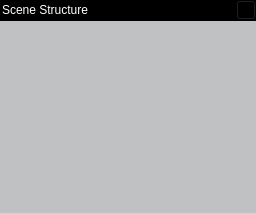
      <widget class="QWidget" name="m_pWidgetSceneHierarchy" native="true">
       <property name="sizePolicy">
        <sizepolicy hsizetype="Expanding" vsizetype="Expanding">
         <horstretch>0</horstretch>
         <verstretch>0</verstretch>
        </sizepolicy>
       </property>
       <property name="styleSheet">
        <string notr="true">background-color:rgb(191,193,194);</string>
       </property>
       <layout class="QVBoxLayout" name="verticalLayout_26">
        <property name="spacing">
         <number>0</number>
        </property>
        <property name="leftMargin">
         <number>0</number>
        </property>
        <property name="topMargin">
         <number>0</number>
        </property>
        <property name="rightMargin">
         <number>0</number>
        </property>
        <property name="bottomMargin">
         <number>0</number>
        </property>
        <item>
         <widget class="QWidget" name="widget_17" native="true">
          <property name="sizePolicy">
           <sizepolicy hsizetype="Expanding" vsizetype="Fixed">
            <horstretch>0</horstretch>
            <verstretch>0</verstretch>
           </sizepolicy>
          </property>
          <property name="minimumSize">
           <size>
            <width>0</width>
            <height>21</height>
           </size>
          </property>
          <property name="maximumSize">
           <size>
            <width>2500</width>
            <height>21</height>
           </size>
          </property>
          <property name="styleSheet">
           <string notr="true">background-color:rgb(0, 0, 0)</string>
          </property>
          <layout class="QHBoxLayout" name="horizontalLayout_20">
           <property name="spacing">
            <number>0</number>
           </property>
           <property name="leftMargin">
            <number>0</number>
           </property>
           <property name="topMargin">
            <number>0</number>
           </property>
           <property name="rightMargin">
            <number>0</number>
           </property>
           <property name="bottomMargin">
            <number>0</number>
           </property>
           <item>
            <widget class="QLabel" name="label_58">
             <property name="sizePolicy">
              <sizepolicy hsizetype="Fixed" vsizetype="Fixed">
               <horstretch>0</horstretch>
               <verstretch>0</verstretch>
              </sizepolicy>
             </property>
             <property name="styleSheet">
              <string notr="true">color:rgb(255, 255, 255)</string>
             </property>
             <property name="text">
              <string>Scene Structure</string>
             </property>
             <property name="indent">
              <number>2</number>
             </property>
            </widget>
           </item>
           <item>
            <spacer name="horizontalSpacer_10">
             <property name="orientation">
              <enum>Qt::Horizontal</enum>
             </property>
             <property name="sizeHint" stdset="0">
              <size>
               <width>2</width>
               <height>20</height>
              </size>
             </property>
            </spacer>
           </item>
           <item>
            <widget class="QToolButton" name="m_p_ToolButtonSceneHierarchy">
             <property name="sizePolicy">
              <sizepolicy hsizetype="Fixed" vsizetype="Fixed">
               <horstretch>0</horstretch>
               <verstretch>0</verstretch>
              </sizepolicy>
             </property>
             <property name="maximumSize">
              <size>
               <width>20</width>
               <height>20</height>
              </size>
             </property>
             <property name="layoutDirection">
              <enum>Qt::RightToLeft</enum>
             </property>
             <property name="text">
              <string>...</string>
             </property>
             <property name="icon">
              <iconset>
               <normaloff>:/close-icon.png</normaloff>:/close-icon.png</iconset>
             </property>
             <property name="iconSize">
              <size>
               <width>10</width>
               <height>10</height>
              </size>
             </property>
            </widget>
           </item>
          </layout>
         </widget>
        </item>
        <item>
         <widget class="QTreeView" name="m_pTreeView">
          <property name="enabled">
           <bool>true</bool>
          </property>
          <property name="sizePolicy">
           <sizepolicy hsizetype="Expanding" vsizetype="Expanding">
            <horstretch>0</horstretch>
            <verstretch>0</verstretch>
           </sizepolicy>
          </property>
          <property name="autoFillBackground">
           <bool>false</bool>
          </property>
          <property name="styleSheet">
           <string notr="true">QHeaderView::section {
	background-color: black;
	color: white;
	padding-left: 2px;
	height: 21px;
}

QTreeView {
	background: rgb(191,193,194);
	selection-background-color: rgb(132, 132, 132);
	color:rgb(255,255,255);
}

QTreeView::item:hover,QTreeView::item:selected {
	background-color: rgb(132,132,132);
}
</string>
          </property>
          <property name="frameShape">
           <enum>QFrame::NoFrame</enum>
          </property>
          <property name="lineWidth">
           <number>0</number>
          </property>
          <property name="verticalScrollBarPolicy">
           <enum>Qt::ScrollBarAsNeeded</enum>
          </property>
          <property name="editTriggers">
           <set>QAbstractItemView::DoubleClicked|QAbstractItemView::EditKeyPressed|QAbstractItemView::SelectedClicked</set>
          </property>
          <property name="dragEnabled">
           <bool>true</bool>
          </property>
          <property name="dragDropOverwriteMode">
           <bool>true</bool>
          </property>
          <property name="dragDropMode">
           <enum>QAbstractItemView::DragDrop</enum>
          </property>
          <property name="defaultDropAction">
           <enum>Qt::CopyAction</enum>
          </property>
          <property name="selectionMode">
           <enum>QAbstractItemView::SingleSelection</enum>
          </property>
          <property name="rootIsDecorated">
           <bool>true</bool>
          </property>
          <property name="uniformRowHeights">
           <bool>false</bool>
          </property>
          <property name="headerHidden">
           <bool>true</bool>
          </property>
          <attribute name="headerVisible">
           <bool>false</bool>
          </attribute>
          <attribute name="headerDefaultSectionSize">
           <number>1</number>
          </attribute>
          <attribute name="headerHighlightSections">
           <bool>true</bool>
          </attribute>
          <attribute name="headerShowSortIndicator" stdset="0">
           <bool>false</bool>
          </attribute>
         </widget>
        </item>
       </layout>
      </widget>
